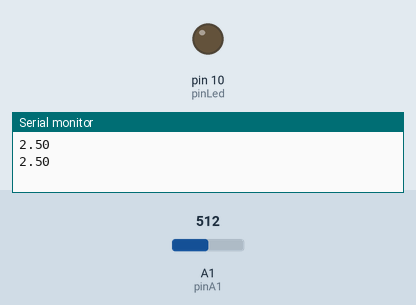
Simulated run of this sketch. Board: Arduino Uno, built with avr-gcc and run on an emulated ATmega328P. Shown: output pins drawn as LEDs (lit = HIGH), the last lines printed to the serial monitor. The inputs (shaded band) are chosen by the test bench; at power-on: A1 (pinA1) = 512.

Above: at 1.8 s.
1.9 s: A1 (pinA1) set to 806
4.2 s: A1 (pinA1) set to 826
At 6.9 s:
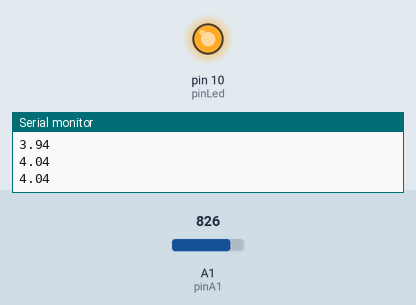
7.5 s: A1 (pinA1) set to 716
At 10.2 s:
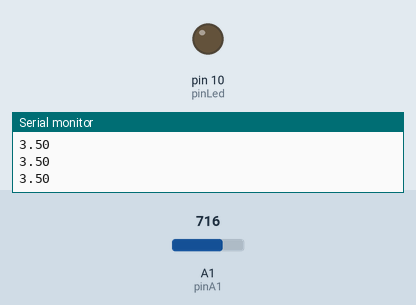
10.5 s: A1 (pinA1) set to 900
At 12.7 s:
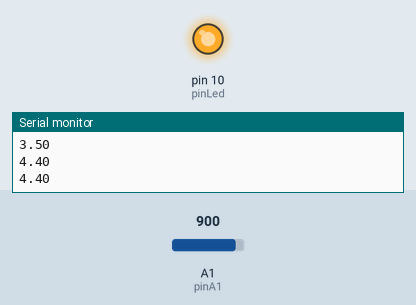
Timing chart, 0 to 14.2 s (numbered marks = the images above; inputs shaded):
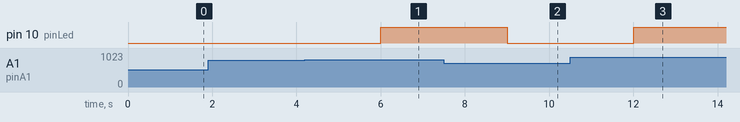

Measured:
- the behaviour switches between 818 and 819 on A1 (pinA1) (found by bisection; images 0 and 1)
- after the input at 4.2 s, pin 10 (pinLed): LOW → HIGH after 1.8 s
- after the input at 7.5 s, pin 10 (pinLed): HIGH → LOW after 1.5 s
- after the input at 10.5 s, pin 10 (pinLed): LOW → HIGH after 1.5 s

The sketch:

sketch_apr24a.ino
```cpp
int pinA1 = A1;
int pinLed=10;
float volts;
int readVal;


void setup() {
  // put your setup code here, to run once:

  pinMode(pinA1,INPUT);
  pinMode(pinLed,OUTPUT);
  Serial.begin(9600);

}

void loop() {
  // put your main code here, to run repeatedly:

  readVal=analogRead(pinA1);
  volts = (5./1023.)*readVal;
  Serial.println(volts);
  delay(1000);

  if(volts>4.0){
    digitalWrite(pinLed,HIGH);
  }
  if(volts<4.0){
    digitalWrite(pinLed,LOW);
  }

}
```
